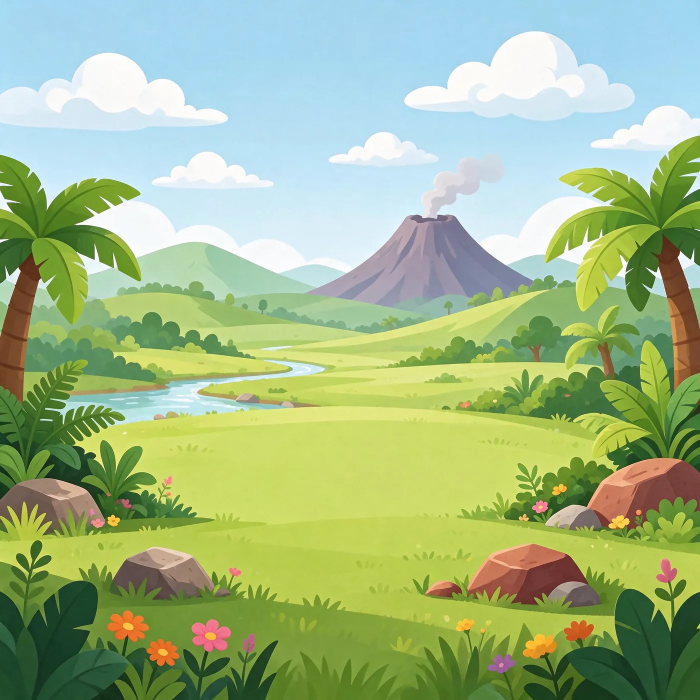
#> input picture assets/bg.webp, 1400 x 1400 px (shown at 1/2 size)
$ python -i make_assets.py   (imports and definitions only)
#> lines starting #> are read from the running program, lines starting #| are printed output that depends on the picture
"""Turns raw OpenArt output into game-ready assets.
Usage: python3 tools/make_assets.py <raw_dir> <proc_dir> <assets_dir>
raw_dir: OpenArt downloads; proc_dir: normalised 1024px sprites (see prep step in README)."""
import sys, os, subprocess, tempfile
import numpy as np
from PIL import Image
# [1 line that did not run here, left out]
SPECIES = ['trex','trice','stego','bronto','ptero','centro','carno','para','spino','anky','raptor','pachy']

def save_webp(im, path, q=86):
    im.save(path, 'WEBP', quality=q, method=6)

# [18 lines left out: functions statics, worn, not called in this run]

def crop_alpha(im, pad=6):
    a = im.split()[3].point(lambda v: 255 if v > 20 else 0)
    x0,y0,x1,y1 = a.getbbox()
    return im.crop((max(0,x0-pad),max(0,y0-pad),min(im.width,x1+pad),min(im.height,y1+pad)))

# [42 lines left out: functions misc, key_magenta, dance, video, not called in this run]

# [13 lines not run here, left out]

>>> import cv2
>>> picture = cv2.imread('../assets/bg.webp', cv2.IMREAD_GRAYSCALE)
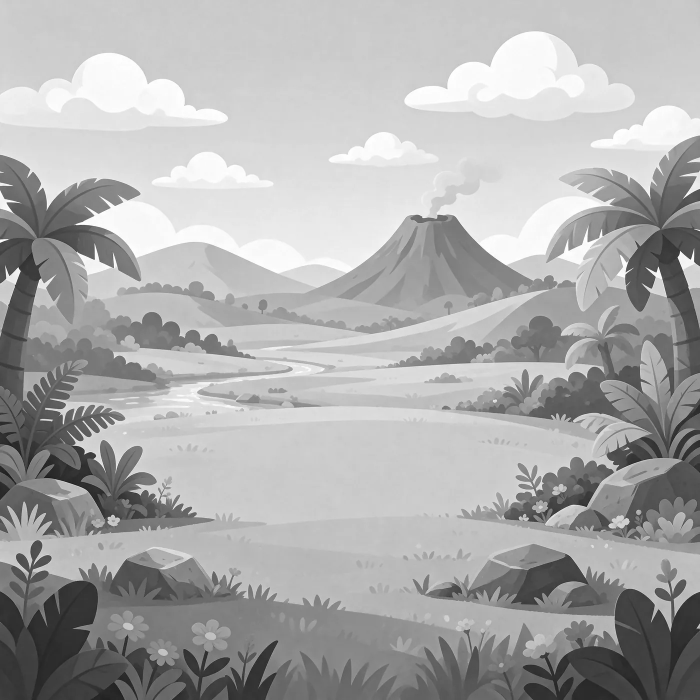
#> picture: shape (1400, 1400) (shown at 1/2 size); min 15, max 255, mean 171.8
>>> result = crop_alpha(picture)
#> (the run stopped early here; a loop or call above may not have finished)

$ run again, on assets/intro.webp
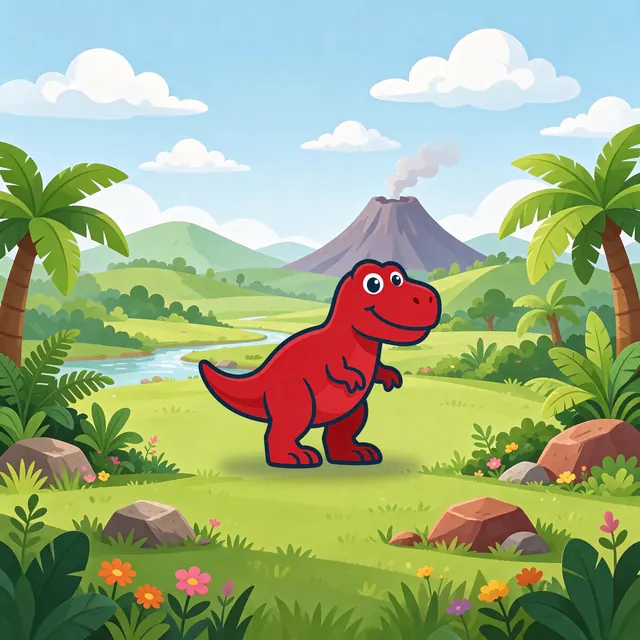
#> input picture assets/intro.webp, 640 x 640 px
#> `picture = cv2.imread('../assets/bg.webp', cv2.IMREAD_GRAYSCALE)`:
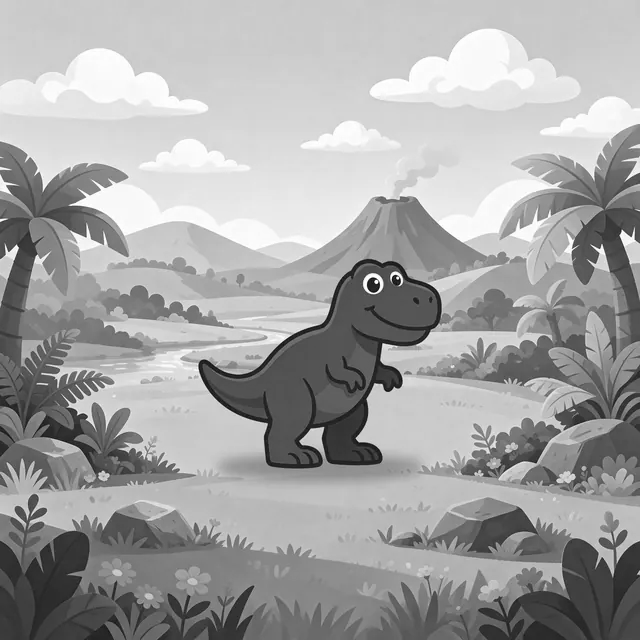
#> picture: shape (640, 640); min 9, max 255, mean 164

$ run again, on assets/party.webp
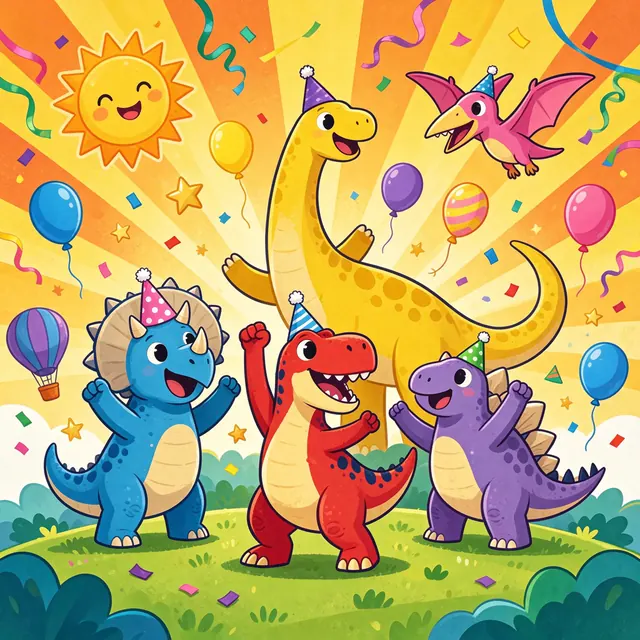
#> input picture assets/party.webp, 640 x 640 px
#> `picture = cv2.imread('../assets/bg.webp', cv2.IMREAD_GRAYSCALE)`:
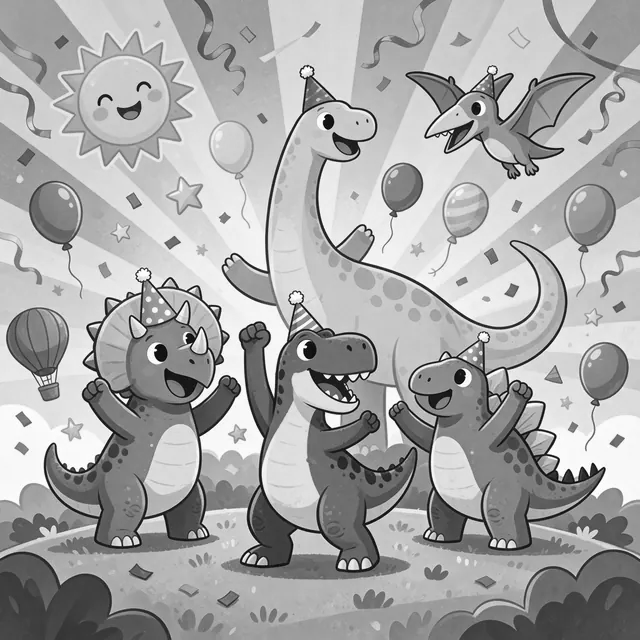
#> picture: shape (640, 640); min 0, max 255, mean 167.5

$ run again, on assets/party2.webp
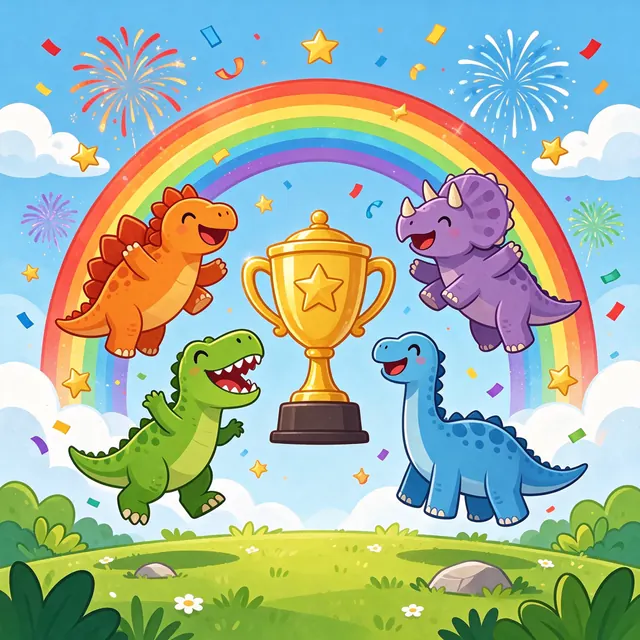
#> input picture assets/party2.webp, 640 x 640 px
#> `picture = cv2.imread('../assets/bg.webp', cv2.IMREAD_GRAYSCALE)`:
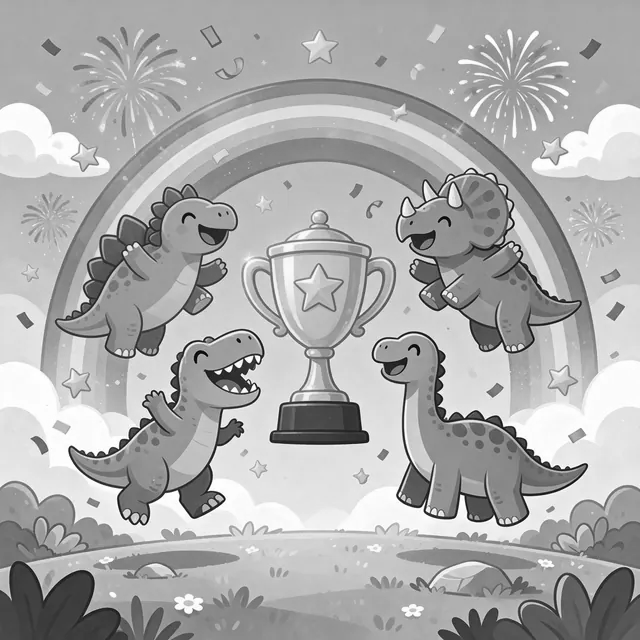
#> picture: shape (640, 640); min 0, max 255, mean 172
